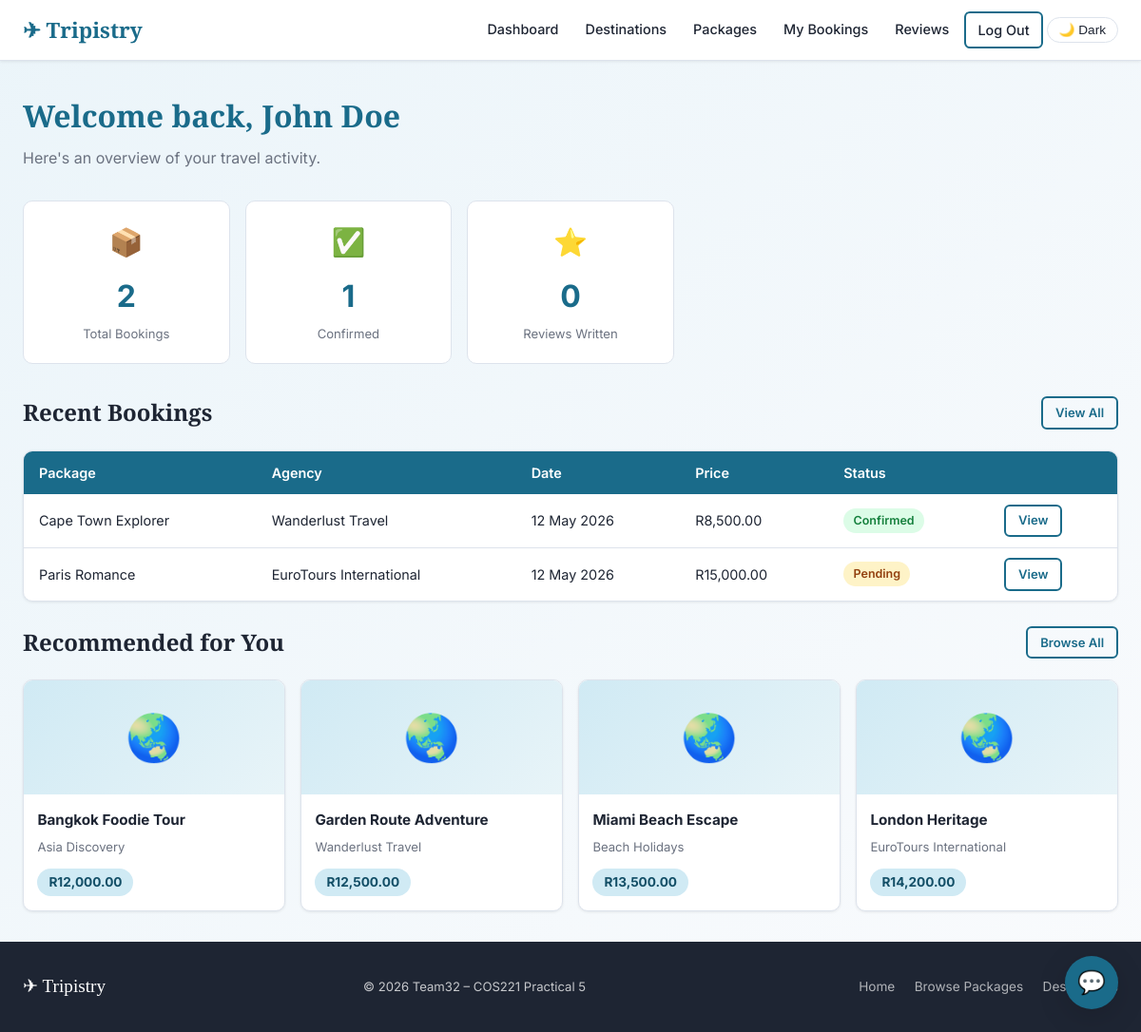
/tripistry/traveller/dashboard.php (signed in), run on the app's committed database.
### tables this page shows
CREATE TABLE `booking` (
  `booking_id` int(11) NOT NULL AUTO_INCREMENT,
  `traveller_id` int(11) NOT NULL,
  `package_id` int(11) NOT NULL,
  `group_trip_id` int(11) DEFAULT NULL,
  `booking_date` timestamp NULL DEFAULT current_timestamp(),
  `total_price` decimal(10,2) NOT NULL,
  `status` enum('pending','confirmed','cancelled','completed') DEFAULT 'pending',
  PRIMARY KEY (`booking_id`),
  KEY `traveller_id` (`traveller_id`),
  KEY `package_id` (`package_id`),
  KEY `group_trip_id` (`group_trip_id`),
  CONSTRAINT `fk_booking_traveller` FOREIGN KEY (`traveller_id`) REFERENCES `traveller` (`traveller_id`),
  CONSTRAINT `fk_booking_package` FOREIGN KEY (`package_id`) REFERENCES `travel_package` (`package_id`),
  CONSTRAINT `fk_booking_group` FOREIGN KEY (`group_trip_id`) REFERENCES `group_trip` (`group_trip_id`)
);

CREATE TABLE `travel_package` (
  `package_id` int(11) NOT NULL AUTO_INCREMENT,
  `agency_id` int(11) NOT NULL,
  `destination_id` int(11) NOT NULL,
  `name` varchar(255) NOT NULL,
  `description` text DEFAULT NULL,
  `base_price` decimal(10,2) NOT NULL,
  `duration_days` int(11) DEFAULT NULL,
  `start_date` date DEFAULT NULL,
  `end_date` date DEFAULT NULL,
  `image_url` varchar(255) DEFAULT NULL,
  `avg_rating` decimal(3,2) DEFAULT 0.00,
  `created_at` timestamp NULL DEFAULT current_timestamp(),
  PRIMARY KEY (`package_id`),
  KEY `agency_id` (`agency_id`),
  KEY `destination_id` (`destination_id`),
  CONSTRAINT `fk_package_agency` FOREIGN KEY (`agency_id`) REFERENCES `travel_agency` (`agency_id`),
  CONSTRAINT `fk_package_destination` FOREIGN KEY (`destination_id`) REFERENCES `destination` (`destination_id`)
);

CREATE TABLE `travel_agency` (
  `agency_id` int(11) NOT NULL,
  `company_name` varchar(255) NOT NULL,
  `contact_number` varchar(20) DEFAULT NULL,
  `website` varchar(255) DEFAULT NULL,
  `address` varchar(255) DEFAULT NULL,
  `country` varchar(100) DEFAULT NULL,
  PRIMARY KEY (`agency_id`),
  CONSTRAINT `fk_travelagency_user` FOREIGN KEY (`agency_id`) REFERENCES `user` (`user_id`) ON DELETE CASCADE
);

### tripistry/includes/auth.php (called while the page is built, shortened)
<?php
function e(string $s): string {
    return htmlspecialchars($s, ENT_QUOTES | ENT_SUBSTITUTE, 'UTF-8');
}

### tripistry/traveller/dashboard.php (the view, shortened to what this page needs)
<?php
require_once __DIR__ . '/../includes/auth.php';
$uid = current_user_id();
$db  = get_db();
$stmt = $db->prepare("SELECT COUNT(*) FROM booking WHERE traveller_id = ?"); $stmt->execute([$uid]);
$booking_count = $stmt->fetchColumn();
$stmt = $db->prepare("SELECT COUNT(*) FROM booking WHERE traveller_id = ? AND status = 'confirmed'"); $stmt->execute([$uid]);
$confirmed = $stmt->fetchColumn();
$stmt = $db->prepare("SELECT COUNT(*) FROM review WHERE traveller_id = ?"); $stmt->execute([$uid]);
$review_count = $stmt->fetchColumn();
$stmt = $db->prepare("
    SELECT b.booking_id, b.booking_date, b.total_price, b.status,
           tp.name AS package_name, ta.company_name AS agency_name
    FROM booking b
    JOIN travel_package tp ON tp.package_id = b.package_id
    JOIN travel_agency ta ON ta.agency_id = tp.agency_id
    WHERE b.traveller_id = ?
    ORDER BY b.booking_date DESC
    LIMIT 5");
$stmt->execute([$uid]);
$recent_bookings = $stmt->fetchAll();
$stmt = $db->prepare("
    SELECT tp.package_id, tp.name, tp.base_price, tp.duration_days,
           ta.company_name,
           ROUND(AVG(r.rating),1) AS avg_rating
    FROM travel_package tp
    JOIN travel_agency ta ON ta.agency_id = tp.agency_id
    LEFT JOIN review r ON r.package_id = tp.package_id
    WHERE tp.package_id NOT IN (
        SELECT package_id FROM booking WHERE traveller_id = ?
    )
    GROUP BY tp.package_id
    ORDER BY avg_rating DESC, tp.base_price ASC
    LIMIT 4");
$stmt->execute([$uid]);
$recommended = $stmt->fetchAll();
$display_name = $_SESSION['display_name'] ?? 'Traveller';
require_once __DIR__ . '/../includes/header.php';
?>
<div class="page-header">
    <h1>Welcome back, <?= e($display_name) ?></h1>
    <p>Here's an overview of your travel activity.</p>
</div>
<div class="stats-grid">
    <div class="stat-card">
        <div class="stat-icon">📦</div>
        <div class="stat-value"><?= $booking_count ?></div>
        <div class="stat-label">Total Bookings</div>
    </div>
    <div class="stat-card">
        <div class="stat-icon">✅</div>
        <div class="stat-value"><?= $confirmed ?></div>
        <div class="stat-label">Confirmed</div>
    </div>
    <div class="stat-card">
        <div class="stat-icon">⭐</div>
        <div class="stat-value"><?= $review_count ?></div>
        <div class="stat-label">Reviews Written</div>
    </div>
</div>
<div class="section-heading">
    <h2>Recent Bookings</h2>
    <a href="<?= BASE_URL ?>/traveller/bookings.php" class="btn btn-outline btn-sm">View All</a>
</div>
<?php if (empty($recent_bookings)): ?>
    <div class="empty-state">
        <div class="empty-icon">🗺️</div>
        <p>You haven't made any bookings yet.</p>
        <a href="<?= BASE_URL ?>/traveller/packages.php" class="btn btn-primary mt-2">Browse Packages</a>
    </div>
<?php else: ?>
<div class="table-wrap card">
    <table class="data-table">
        <thead><tr>
            <th>Package</th><th>Agency</th><th>Date</th><th>Price</th><th>Status</th><th></th>
        </tr></thead>
        <tbody>
        <?php foreach ($recent_bookings as $b): ?>
        <tr>
            <td><?= e($b['package_name']) ?></td>
            <td><?= e($b['agency_name']) ?></td>
            <td><?= date('d M Y', strtotime($b['booking_date'])) ?></td>
            <td>R<?= number_format($b['total_price'], 2) ?></td>
            <td><span class="badge badge-<?= e($b['status']) ?>"><?= e($b['status']) ?></span></td>
            <td><a href="<?= BASE_URL ?>/traveller/bookings.php?id=<?= $b['booking_id'] ?>" class="btn btn-outline btn-sm">View</a></td>
        </tr>
        <?php endforeach; ?>
        </tbody>
    </table>
</div>
<?php endif; ?>
<?php if (!empty($recommended)): ?>
<div class="section-heading mt-3">
    <h2>Recommended for You</h2>
    <a href="<?= BASE_URL ?>/traveller/packages.php" class="btn btn-outline btn-sm">Browse All</a>
</div>
<div class="grid-4">
    <?php foreach ($recommended as $p): ?>
    <a href="<?= BASE_URL ?>/traveller/package_detail.php?id=<?= $p['package_id'] ?>" style="text-decoration:none;color:inherit">
    <div class="card">
        <div class="card-img-placeholder" style="height:120px">🌏</div>
        <div class="card-body" style="padding:.9rem">
            <div class="card-title" style="font-size:.95rem"><?= e($p['name']) ?></div>
            <div class="card-meta"><?= e($p['company_name']) ?></div>
            <div class="flex-between">
                <span class="price-badge" style="font-size:.85rem">R<?= number_format($p['base_price'], 2) ?></span>
            </div>
        </div>
    </div>
    </a>
    <?php endforeach; ?>
</div>
<?php endif; ?>
<?php require_once __DIR__ . '/../includes/footer.php'; ?>

### tripistry/css/style.css (style rules this page uses)
:root { --clr-primary: #1a6b8a; --clr-primary-dark: #134f67; --clr-primary-light: #d0eaf4; --clr-accent: #f5a623; --clr-accent-dark: #c77d0a; --clr-bg: #f7f9fc; --clr-surface: #ffffff; --clr-border: #dde3ec; --clr-text: #1e2533; --clr-text-muted: #6b7280; --clr-text-light: #ffffff; --clr-success: #16a34a; --clr-warning: #d97706; --clr-danger: #dc2626; --clr-info: #0284c7; --max-width: 1200px; --nav-height: 64px; --radius-sm: 6px; --radius-md: 10px; --radius-lg: 16px; --font-body: 'Inter', system-ui, sans-serif; --font-display: 'Playfair Display', Georgia, serif; --shadow-sm: 0 1px 3px rgba(0,0,0,.08); --shadow-md: 0 4px 16px rgba(0,0,0,.10); --shadow-lg: 0 8px 32px rgba(0,0,0,.14); }
*, *::before, *::after { box-sizing: border-box; margin: 0; padding: 0; }
html { scroll-behavior: smooth; }
body { font-family: var(--font-body); background-image: linear-gradient( to bottom right, rgba(215, 234, 244, 0.5), rgba(247, 249, 252, 0.7) ), url('../assets/bg.png'); background-size: cover, 100% auto; background-repeat: no-repeat, repeat-y; background-attachment: fixed; color: var(--clr-text); line-height: 1.6; min-height: 100vh; display: flex; flex-direction: column; }
a { color: var(--clr-primary); text-decoration: none; }
.btn { display: inline-flex; align-items: center; gap: 0.4rem; padding: 0.5rem 1.2rem; border-radius: var(--radius-sm); font-size: 0.9rem; font-weight: 600; cursor: pointer; border: 2px solid transparent; transition: background 0.15s, color 0.15s, border-color 0.15s, transform 0.1s; text-decoration: none; white-space: nowrap; }
.btn-outline { border-color: var(--clr-primary); color: var(--clr-primary); background: transparent; }
.btn-sm { padding: 0.3rem 0.8rem; font-size: 0.82rem; }
.card { background: var(--clr-surface); border: 1px solid var(--clr-border); border-radius: var(--radius-md); box-shadow: var(--shadow-sm); overflow: hidden; transition: box-shadow 0.2s, transform 0.2s; }
.card-body { padding: 1.25rem; }
.card-title { font-size: 1.1rem; font-weight: 700; margin-bottom: 0.35rem; }
.card-meta { font-size: 0.82rem; color: var(--clr-text-muted); margin-bottom: 0.75rem; }
.card-img-placeholder { width: 100%; height: 180px; background: linear-gradient(135deg, var(--clr-primary-light), #e8f4f8); display: flex; align-items: center; justify-content: center; font-size: 3rem; }
.grid-4 { display: grid; grid-template-columns: repeat(auto-fill, minmax(220px, 1fr)); gap: 1rem; }
.page-header { margin-bottom: 2rem; }
.page-header h1 { font-family: var(--font-display); font-size: 2rem; color: var(--clr-primary); }
.page-header p { color: var(--clr-text-muted); margin-top: 0.4rem; }
.table-wrap { overflow-x: auto; }
table.data-table { width: 100%; border-collapse: collapse; font-size: 0.9rem; }
.data-table th { background: var(--clr-primary); color: #fff; padding: 0.7rem 1rem; text-align: left; font-weight: 600; white-space: nowrap; }
.data-table td { padding: 0.65rem 1rem; border-bottom: 1px solid var(--clr-border); vertical-align: middle; }
.data-table tr:last-child td { border-bottom: none; }
.price-badge { background: var(--clr-primary-light); color: var(--clr-primary-dark); font-weight: 700; font-size: 1rem; padding: 0.25rem 0.75rem; border-radius: 999px; display: inline-block; }
.badge { display: inline-block; padding: 0.2rem 0.65rem; border-radius: 999px; font-size: 0.78rem; font-weight: 600; text-transform: capitalize; }
.badge-pending { background: #fef3c7; color: #92400e; }
.badge-confirmed { background: #dcfce7; color: #15803d; }
.section-heading { display: flex; align-items: center; justify-content: space-between; margin-bottom: 1.25rem; flex-wrap: wrap; gap: 0.5rem; }
.section-heading h2 { font-family: var(--font-display); font-size: 1.5rem; }
.stats-grid { display: grid; grid-template-columns: repeat(auto-fill, minmax(180px, 1fr)); gap: 1rem; margin-bottom: 2rem; }
.stat-card { background: var(--clr-surface); border: 1px solid var(--clr-border); border-radius: var(--radius-md); padding: 1.25rem; text-align: center; }
.stat-card .stat-value { font-size: 2rem; font-weight: 700; color: var(--clr-primary); }
.stat-card .stat-label { font-size: 0.82rem; color: var(--clr-text-muted); margin-top: 0.25rem; }
.stat-card .stat-icon { font-size: 1.8rem; margin-bottom: 0.5rem; }
.mt-3 { margin-top: 1.5rem; }
.flex-between { display: flex; align-items: center; justify-content: space-between; flex-wrap: wrap; gap: 0.5rem; }

### data on the page
booking: package.name "Cape Town Explorer", travel_agency.company_name "Wanderlust Travel", booking_date "12 May 2026", total_price "8,500.00", status "Confirmed"
booking: package.name "Paris Romance", travel_agency.company_name "EuroTours International", booking_date "12 May 2026", total_price "15,000.00", status "Pending"
travel_package: name "Bangkok Foodie Tour", agency.company_name "Asia Discovery", base_price "12,000.00"
travel_package: name "Garden Route Adventure", agency.company_name "Wanderlust Travel", base_price "12,500.00"
travel_package: name "Miami Beach Escape", agency.company_name "Beach Holidays", base_price "13,500.00"
travel_package: name "London Heritage", agency.company_name "EuroTours International", base_price "14,200.00"

### other printed values
$display_name "John Doe"
$booking_count "2"
$confirmed "1"
$review_count "0"
